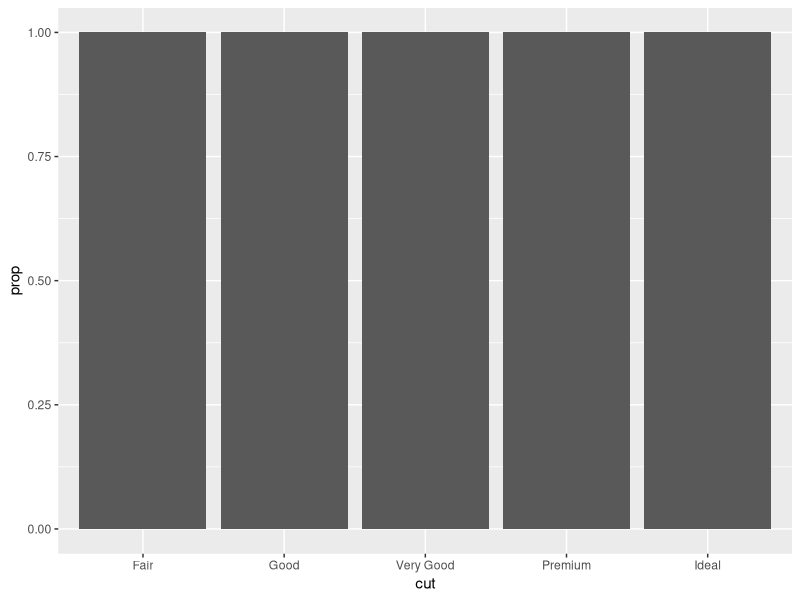
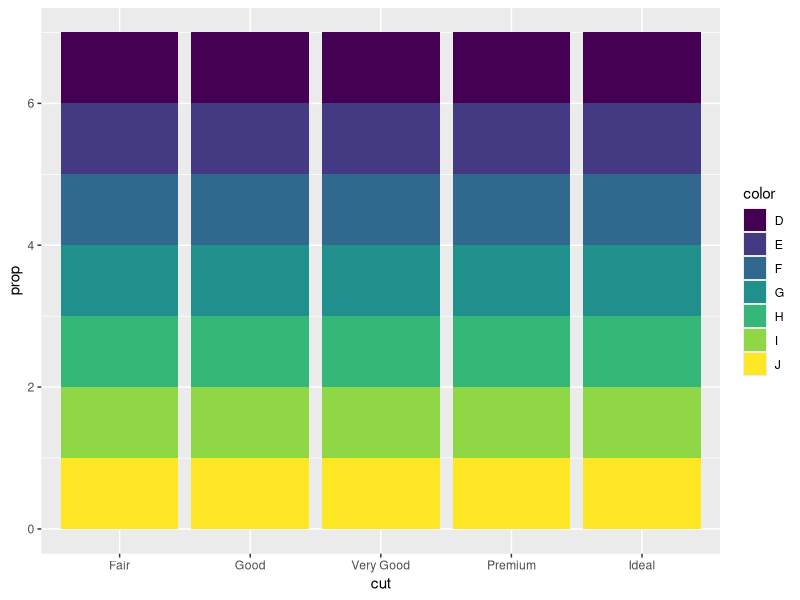

These figures' R source, in order:
library(tidyverse)
#1
?stat_summary
#the default geom associated with stat_summary() is geom = "pointrange"
?geom_pointrange
#the default stat of geom_pointrange is stat = "identity"
#2
?geom_col
#There are two types of bar charts: geom_bar() and geom_col(). 
#geom_bar() makes the height of the bar proportional to the number of cases in each group 
#(or if the weight aesthetic is supplied, the sum of the weights). 
#If you want the heights of the bars to represent values in the data, use geom_col() instead. geom_bar() 
#uses stat_count() by default: it counts the number of cases at each x position. 
#geom_col() uses stat_identity(): it leaves the data as is.
#3
#I don't know how to find all the pairs
#4
#Aids the eye in seeing patterns in the presence of overplotting. 
#computed variables : y : predicted vamue; ymin : lower pointwise confidence interval around the min
#ymax : upper pointwise confidence interval around the mean; se : standard error
#method, formula and so on control his value
#5
ggplot(data = diamonds) + 
  geom_bar(mapping = aes(x = cut, y = ..prop..))
#withou the "group = 1", the bars become the same and fill of the graphic
ggplot(data = diamonds) + 
  geom_bar(mapping = aes(x = cut, fill = color, y = ..prop..))
#Without the "group = 1", the bars are stacked with different colors
#Because the function "geom_bar" defines that the groupes are equal to the "x" values
